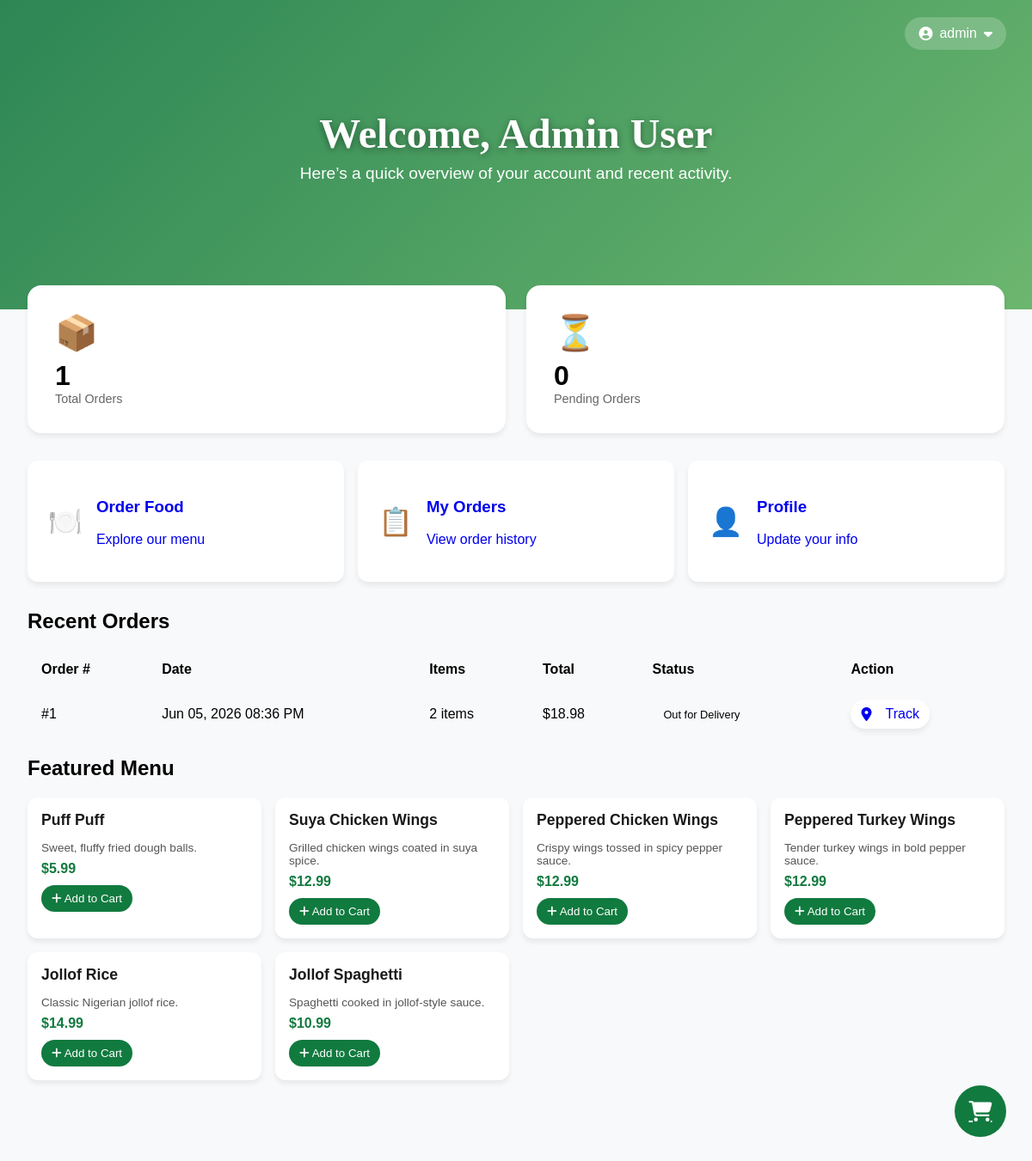
/dashboard (signed in), run on the app's committed database.
### index.py (models this page shows, shortened)
class User(db.Model):
    __tablename__ = 'users'
    id = db.Column(db.Integer, primary_key=True)
    username = db.Column(db.String(80), unique=True, nullable=False)
    email = db.Column(db.String(120), unique=True, nullable=False)
    password = db.Column(db.String(200), nullable=False)
    full_name = db.Column(db.String(100), nullable=False)
    phone = db.Column(db.String(20), nullable=False)
    address = db.Column(db.Text, nullable=False)
    created_at = db.Column(db.DateTime, default=datetime.utcnow)
    orders = db.relationship('Order', backref='user', lazy=True)
    payment_methods = db.relationship('PaymentMethod', backref='user', lazy=True)

class Order(db.Model):
    __tablename__ = 'orders'
    id = db.Column(db.Integer, primary_key=True)
    user_id = db.Column(db.Integer, db.ForeignKey('users.id'), nullable=False)
    customer_name = db.Column(db.String(100), nullable=False)
    customer_phone = db.Column(db.String(20), nullable=False)
    customer_address = db.Column(db.Text, nullable=False)
    total = db.Column(db.Float, nullable=False)
    payment_method = db.Column(db.String(50), nullable=False)
    status = db.Column(db.String(50), default='Pending')
    created_at = db.Column(db.DateTime, default=datetime.utcnow)
    estimated_delivery = db.Column(db.DateTime)
    items = db.relationship('OrderItem', backref='order', lazy=True, cascade='all, delete-orphan')
    status_history = db.relationship('OrderStatusHistory', backref='order', lazy=True, cascade='all, delete-orphan')

class MenuItem(db.Model):
    __tablename__ = 'menu_items'
    id = db.Column(db.Integer, primary_key=True)
    name = db.Column(db.String(100), nullable=False)
    price = db.Column(db.Float, nullable=False)
    category = db.Column(db.String(50), nullable=False)
    description = db.Column(db.Text)
    image = db.Column(db.String(200))
    available = db.Column(db.Boolean, default=True)
    created_at = db.Column(db.DateTime, default=datetime.utcnow)

### index.py (the view)
@app.route('/dashboard')
def user_dashboard():
    if not session.get('user_logged_in'):
        flash('Please log in to access your dashboard.', 'error')
        return redirect(url_for('user_login'))
    user_id = session.get('user_id')
    if not user_id:
        session.clear()
        flash('Please log in to access your dashboard.', 'error')
        return redirect(url_for('user_login'))
    user = User.query.get(user_id)
    if not user:
        session.clear()
        flash('Please log in to access your dashboard.', 'error')
        return redirect(url_for('user_login'))
    user_orders = Order.query.filter_by(user_id=user_id).order_by(Order.created_at.desc()).all()
    total_orders = len(user_orders)
    total_spent = sum(order.total for order in user_orders)
    pending_orders = sum(1 for order in user_orders if order.status in ['Pending', 'Preparing'])
    menu_items = MenuItem.query.filter_by(available=True).all()
    return render_template(
        'user_dashboard.html',
        user=user,
        recent_orders=user_orders[:5],
        total_orders=total_orders,
        total_spent=total_spent,
        pending_orders=pending_orders,
        menu_items=menu_items
    )

### index.py (called while the page is built)
@app.context_processor
def inject_datetime():
    return dict(datetime=datetime, timedelta=timedelta)

@app.context_processor
def inject_user():
    user = None
    if session.get('user_logged_in'):
        user_id = session.get('user_id')
        if user_id:
            user = User.query.get(user_id)
    return dict(user=user)

@app.template_filter('datetimeformat')
def datetimeformat(value):
    return value.strftime("%b %d, %Y %I:%M %p")

### templates/user_dashboard.html (shortened to what this page needs)
<!DOCTYPE html>
<html lang="en">
<head>
<link rel="stylesheet" href="https://cdnjs.cloudflare.com/ajax/libs/font-awesome/6.4.0/css/all.min.css">
</head>
<body>
<div class="hero-section">
    <div class="hero-content">
        <h1>Welcome, {{ user.full_name }}</h1>
        <p>Here’s a quick overview of your account and recent activity.</p>
    </div>
    <div class="user-menu">
        <div class="user-btn" onclick="toggleDropdown()">
            <i class="fas fa-user-circle"></i> {{ user.username }}
            <i class="fas fa-caret-down"></i>
        </div>
    </div>
</div>
<div class="dashboard-container">
    <div class="stats-grid">
        <div class="stat-card">
            <div class="icon">📦</div>
            <div class="value">{{ total_orders }}</div>
            <div class="label">Total Orders</div>
        </div>
        <div class="stat-card">
            <div class="icon">⏳</div>
            <div class="value">{{ pending_orders }}</div>
            <div class="label">Pending Orders</div>
        </div>
    </div>
    <div class="quick-actions">
        <a href="{{ url_for('menu') }}" class="action-card">
            <div class="icon">🍽️</div>
            <div class="text">
                <h3>Order Food</h3>
                <p>Explore our menu</p>
            </div>
        </a>
        <a href="{{ url_for('my_orders') }}" class="action-card">
            <div class="icon">📋</div>
            <div class="text">
                <h3>My Orders</h3>
                <p>View order history</p>
            </div>
        </a>
        <a href="{{ url_for('user_profile') }}" class="action-card">
            <div class="icon">👤</div>
            <div class="text">
                <h3>Profile</h3>
                <p>Update your info</p>
            </div>
        </a>
    </div>
    <div class="section-card">
        <h2>Recent Orders</h2>
        {% if recent_orders %}
        <table class="orders-table">
            <thead>
                <tr>
                    <th>Order #</th>
                    <th>Date</th>
                    <th>Items</th>
                    <th>Total</th>
                    <th>Status</th>
                    <th>Action</th>
                </tr>
            </thead>
            <tbody>
                {% for order in recent_orders %}
                <tr>
                    <td>#{{ order.id }}</td>
                    <td>{{ order.created_at | datetimeformat }}</td>
                    <td>{{ order.items|length if order.items else 0 }} items</td>
                    <td>${{ "%.2f"|format(order.total) }}</td>
                    <td><span class="badge badge-{{ order.status.lower() }}">{{ order.status }}</span></td>
                    <td>
                        <a href="{{ url_for('track_order', order_id=order.id) }}" class="action-card" style="padding: 8px 12px; border-radius: 999px; width: fit-content;">
                            <i class="fas fa-map-marker-alt"></i> Track
                        </a>
                    </td>
                </tr>
                {% endfor %}
            </tbody>
        </table>
        {% else %}
        <p>No recent orders.</p>
        {% endif %}
    </div>
    <div class="section-card">
        <h2>Featured Menu</h2>
        <div class="menu-grid">
            {% if menu_items %}
                {% for item in menu_items[:6] %}
                <div class="menu-item">
                    <div class="content">
                        <h4>{{ item.name }}</h4>
                        <p>{{ item.description[:80] if item.description else '' }}{% if item.description and item.description|length>80 %}...{% endif %}</p>
                        <div class="price">${{ "%.2f"|format(item.price) }}</div>
                        <button class="add-btn" data-id="{{ item.id }}" data-name="{{ item.name }}" data-price="{{ item.price }}">
                            <i class="fas fa-plus"></i> Add to Cart
                        </button>
                    </div>
                </div>
                {% endfor %}
            {% else %}
            <p>No menu items available.</p>
            {% endif %}
        </div>
    </div>
</div>
<a href="{{ url_for('cart') }}" class="cart-icon">
    <i class="fas fa-shopping-cart"></i>
</a>
</body>
</html>

### templates/user_dashboard.html (style rules this page uses)
:root { --primary: #117a3f; --primary-light: #4caf50; --primary-dark: #004d40; --secondary: #00a65a; --dark: #1a1a1a; --light-bg: #f8f9fa; --card-shadow: 0 4px 6px rgba(0, 0, 0, 0.07); --card-shadow-hover: 0 8px 15px rgba(0, 0, 0, 0.12); --font-heading: 'Playfair Display', serif; --font-body: 'Montserrat', sans-serif; }
body { font-family: var(--font-body); background: var(--light-bg); margin: 0; padding: 0; }
.hero-section { position: relative; height: 45vh; background: linear-gradient(135deg, rgba(17,122,63,0.85), rgba(76,175,80,0.75)), url('https://picsum.photos/1200/400?blur'); background-size: cover; background-position: center; display: flex; align-items: center; justify-content: center; color: white; }
.hero-section .hero-content { text-align: center; z-index: 2; }
.hero-section h1 { font-family: var(--font-heading); font-size: 3rem; margin: 0; text-shadow: 0 2px 8px rgba(0,0,0,0.4); }
.hero-section p { font-size: 1.2rem; margin-top: 0.5rem; }
.user-menu { position: absolute; top: 20px; right: 30px; z-index: 10; }
.user-menu .user-btn { background: rgba(255,255,255,0.2); color: white; padding: 10px 16px; border-radius: 50px; cursor: pointer; display: flex; align-items: center; gap: 8px; transition: all 0.3s; }
.dashboard-container { max-width: 1400px; margin: -60px auto 2rem; padding: 2rem; }
.stats-grid { display: grid; grid-template-columns: repeat(auto-fit, minmax(250px, 1fr)); gap: 1.5rem; margin-bottom: 2rem; }
.stat-card { background: white; padding: 2rem; border-radius: 16px; box-shadow: var(--card-shadow); position: relative; transition: all 0.3s; }
.stat-card .icon { font-size: 2.5rem; }
.stat-card .value { font-size: 2rem; font-weight: 700; margin-top: 0.5rem; }
.stat-card .label { color: #666; font-size: 0.9rem; }
.quick-actions { display: grid; grid-template-columns: repeat(auto-fit, minmax(200px, 1fr)); gap: 1rem; margin-bottom: 2rem; }
.action-card { background: white; padding: 1.5rem; border-radius: 12px; box-shadow: var(--card-shadow); text-decoration: none; display: flex; align-items: center; gap: 1rem; transition: all 0.3s; }
.action-card .icon { font-size: 2rem; color: var(--primary); }
.orders-table { width: 100%; border-collapse: separate; border-spacing: 0; }
.orders-table th, .orders-table td { padding: 0.8rem 1rem; text-align: left; }
.orders-table th { background: var(--light-bg); }
.badge { padding: 0.3rem 0.8rem; border-radius: 20px; font-size: 0.8rem; }
.menu-grid { display: grid; grid-template-columns: repeat(auto-fit, minmax(220px, 1fr)); gap: 1rem; margin-bottom: 2rem; }
.menu-item { background: white; border-radius: 12px; box-shadow: var(--card-shadow); transition: all 0.3s; }
.menu-item .content { padding: 1rem; }
.menu-item .content h4 { margin:0 0 0.5rem; font-size:1.1rem; font-weight:600; color:var(--dark); }
.menu-item .content p { font-size:0.85rem; color:#555; margin-bottom:0.5rem; }
.menu-item .content .price { font-weight:700; color:var(--primary); margin-bottom: 10px; }
.menu-item .content .add-btn { background: var(--primary); color: white; border: none; padding: 8px 12px; border-radius: 999px; cursor: pointer; transition: all 0.2s; }
.cart-icon { position: fixed; bottom: 30px; right: 30px; width: 60px; height: 60px; background: var(--primary); border-radius: 50%; display: flex; align-items: center; justify-content: center; color: white; font-size: 1.5rem; cursor: pointer; animation: bounce 2s infinite; z-index: 20; }

### data on the page
User: full_name "Admin User", username "admin"
Order: id "1", created_at "Jun 05, 2026 08:36 PM", items|length "2", total "18.98", status "Out for Delivery"
MenuItem: name "Puff Puff", description "Sweet, fluffy fried dough balls.", price "5.99"
MenuItem: name "Suya Chicken Wings", description "Grilled chicken wings coated in suya spice.", price "12.99"
MenuItem: name "Peppered Chicken Wings", description "Crispy wings tossed in spicy pepper sauce.", price "12.99"
MenuItem: name "Peppered Turkey Wings", description "Tender turkey wings in bold pepper sauce.", price "12.99"
MenuItem: name "Jollof Rice", description "Classic Nigerian jollof rice.", price "14.99"
MenuItem: name "Jollof Spaghetti", description "Spaghetti cooked in jollof-style sauce.", price "10.99"

### other printed values
{{ total_orders }} "1"
{{ pending_orders }} "0"
